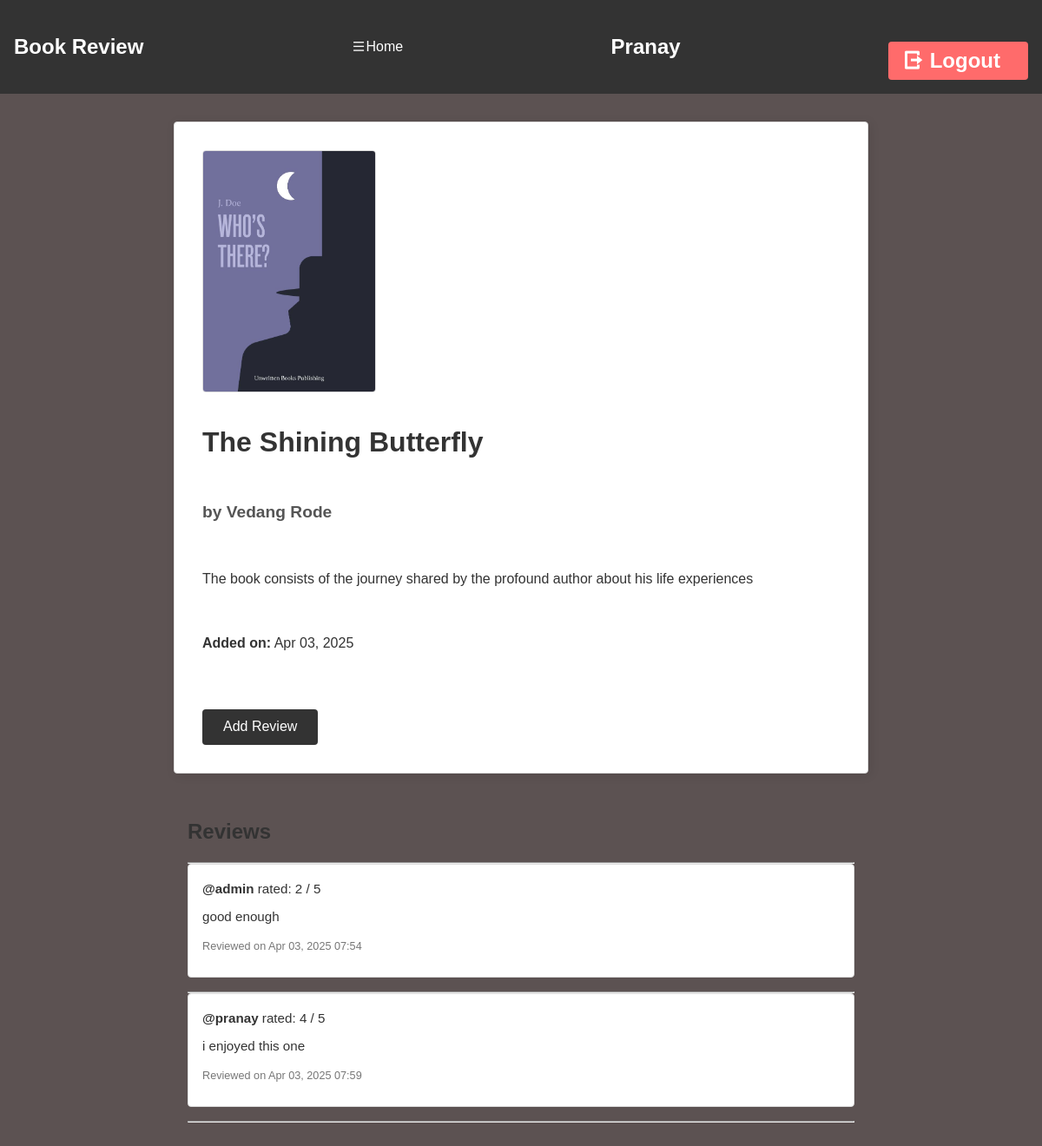
Screenshot of /book/1/ (signed in) with the database file from the repository.
### app/models.py (models this page shows, shortened)
class Book(models.Model):
    title = models.CharField(max_length=255)
    author = models.CharField(max_length=255)
    description = models.TextField()
    cover_image = models.ImageField(upload_to='book_covers/', blank=True, null=True)
    added_on = models.DateTimeField(auto_now_add=True)

class Review(models.Model):
    book = models.ForeignKey(Book, on_delete=models.CASCADE, related_name='reviews')
    user = models.ForeignKey(User, on_delete=models.CASCADE)
    rating = models.IntegerField(choices=[(i, str(i)) for i in range(1, 6)])  # Ratings from 1 to 5
    review_text = models.TextField()
    created_at = models.DateTimeField(auto_now_add=True)

### app/views.py (the view)
# urls.py: path('book/<int:book_id>/', views.book_detail, name='book_detail'),
def book_detail(request, book_id):
    book = get_object_or_404(Book, id=book_id)
    reviews = book.reviews.all()
    return render(request, 'book_detail.html', {'book': book, 'reviews': reviews})

### app/templates/book_detail.html (shortened to what this page needs)
{% extends 'base.html' %}
{% block content %}
<div class="book-detail">
    {% if book.cover_image %}
        <img src="{{ book.cover_image.url }}" alt="{{ book.title }}" width="200" height="300">
    {% else %}
        <img src="#" alt="No Cover" width="200" height="300">
    {% endif %}
    <h1>{{ book.title }}</h1>
    <h3>by {{ book.author }}</h3>
    <p>{{ book.description }}</p>
    <p><strong>Added on:</strong> {{ book.added_on|date:"M d, Y" }}</p>
    <a href="{% url 'app:add_review' book.id %}"><button>Add Review</button></a>
</div>
<div class="reviews">
    <h2>Reviews</h2>
    <hr>
    {% if reviews %}
        {% for review in reviews %}
        <div class="review">
            <p><strong>@{{ review.user.username }}</strong> rated: {{ review.rating }} / 5</p>
            <p>{{ review.review_text }}</p>
            <p><small>Reviewed on {{ review.created_at|date:"M d, Y H:i" }}</small></p>
        </div><hr>
        {% endfor %}
    {% else %}
        <p>No reviews yet. Be the first to review!</p>
    {% endif %}
</div>
{% endblock content %}

### app/templates/base.html (shortened to what this page needs)
<!DOCTYPE html>
{% load static %}
<html lang="en">
<head>
    <link rel="stylesheet" href="{% static 'style.css' %}">
    <link href="https://cdn.jsdelivr.net/npm/remixicon@4.2.0/fonts/remixicon.css" rel="stylesheet" />
</head>
<body>
    <nav>
        <h2 title="Home">Book Review</h2>
        {% if user.is_authenticated %}
            <a href="{% url 'app:book_list' %}"><i class="ri-menu-fill"></i>Home</a>
            <h2>{{ request.user|capfirst }}</h2>
            <form action="{% url 'users:logout' %}" method="post">
                <button title="Logout"><h2><i class="ri-logout-box-r-line"></i> Logout</h2></button>
            </form>
        {% else %}
            <a href="/" title="Home"><i class="ri-home-4-line"></i> Home</a>
            <a href="{% url 'users:login' %}"><i class="ri-login-circle-line"></i> Login</a>
            <a href="{% url 'users:register' %}" title="Registration"><i class="ri-user-4-line"></i> Register</a>
        {% endif %}
    </nav>
    {% block content %}{% endblock content %}
</body>
</html>

### app/static/style.css (style rules this page uses)
* { margin: 0; padding: 0; box-sizing: border-box; }
body { font-family: Arial, sans-serif; background-color: #5c5252; color: #333; line-height: 1.6; padding-bottom: 2rem; }
img { max-width: 100%; height: auto; }
nav { background-color: #333; color: #fff; padding: 1rem; display: flex; flex-wrap: wrap; align-items: center; justify-content: space-between; }
nav h2 { font-size: 1.5rem; margin-right: 1rem; }
nav a { color: #fff; text-decoration: none; margin-right: 1rem; font-size: 1rem; }
nav form { display: inline; }
nav button { background-color: #ff6b6b; border: none; color: #fff; padding: 0.5rem 1rem; cursor: pointer; border-radius: 4px; font-size: 1rem; }
.book-detail { background: #fff; border: 1px solid #ddd; padding: 2rem; margin: 2rem auto; max-width: 800px; border-radius: 4px; box-shadow: 2px 2px 12px rgba(0,0,0,0.1); display: flex; flex-wrap: wrap; gap: 2rem; }
.book-detail img { flex: 0 0 200px; border: 1px solid #ddd; border-radius: 4px; }
.book-detail h1 { width: 100%; margin-bottom: 0.5rem; font-size: 2rem; color: #333; }
.book-detail h3 { width: 100%; margin-bottom: 1rem; font-size: 1.2rem; color: #555; }
.book-detail p { width: 100%; margin-bottom: 1rem; font-size: 1rem; }
.book-detail a button { padding: 0.7rem 1.5rem; background-color: #333; color: #fff; border: none; border-radius: 4px; cursor: pointer; }
.reviews { max-width: 800px; margin: 1rem auto; padding: 1rem; }
.reviews h2 { font-size: 1.5rem; margin-bottom: 1rem; color: #333; }
.review { background: #fff; border: 1px solid #ddd; padding: 1rem; border-radius: 4px; margin-bottom: 1rem; }
.review p { margin-bottom: 0.5rem; font-size: 0.95rem; }
.review small { color: #777; }
form { margin-top: 1rem; }
button { background-color: #333; color: #fff; padding: 0.7rem 1.5rem; border: none; border-radius: 4px; cursor: pointer; margin-top: 1rem; font-size: 1rem; }

### rows the page displays
Book: cover_image (picture), title "The Shining Butterfly", author "Vedang Rode", description "The book consists of the journey shared by the profound author about his life experiences", added_on "Apr 03, 2025"
Review: user.username "admin", rating "2", review_text "good enough", created_at "Apr 03, 2025 07:54"
Review: user.username "pranay", rating "4", review_text "i enjoyed this one", created_at "Apr 03, 2025 07:59"

### other values shown
{{ request.user|capfirst }} "Pranay"
